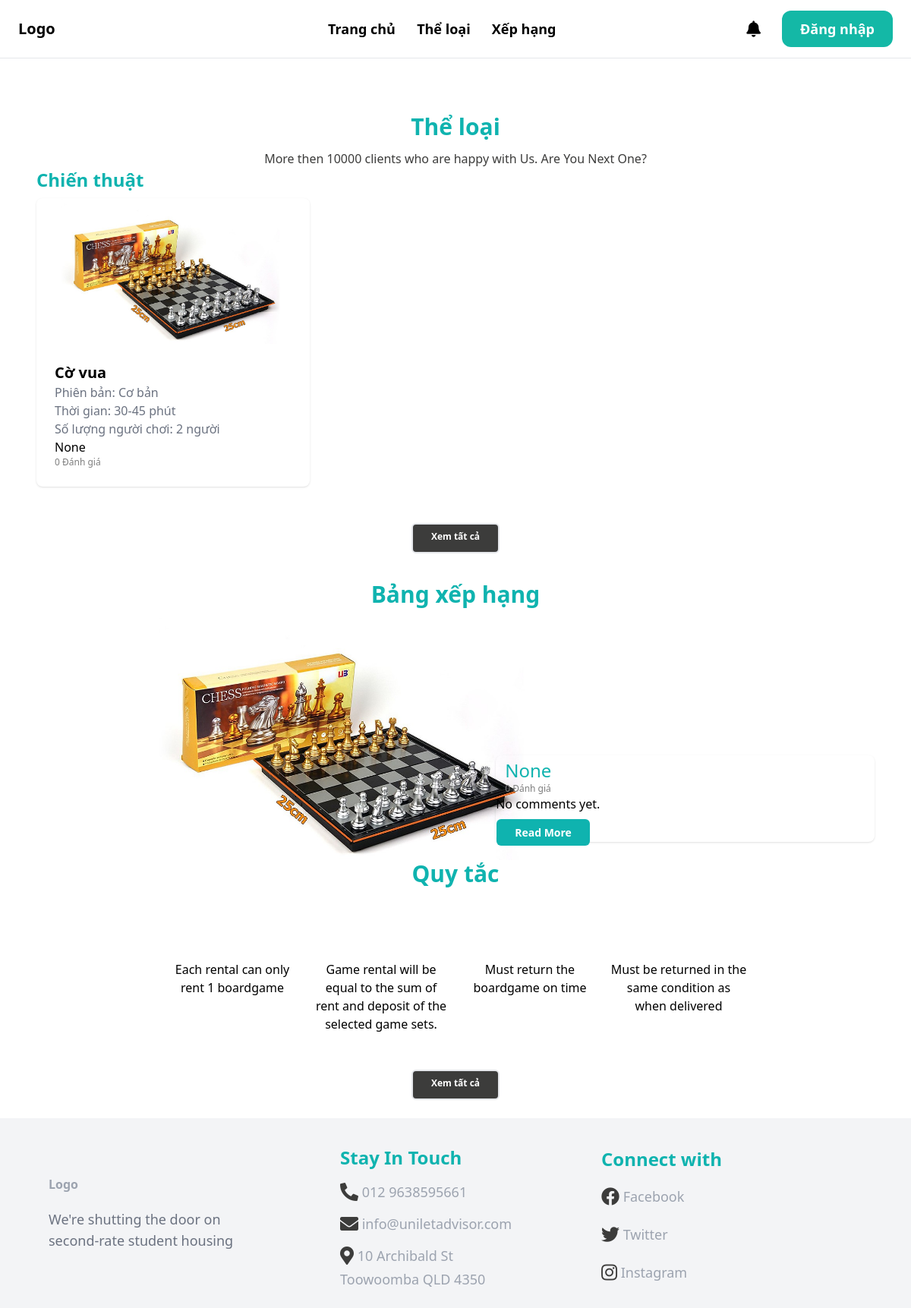
The page / on the database its author committed.
### boardgame/models.py (models this page shows, shortened)
class Category(models.Model):
    title = models.CharField(max_length=100, default=None)
    cid = ShortUUIDField(unique=True, primary_key=True, prefix="cat", alphabet='1234567890', length=2, max_length=6)
    description = models.TextField(null=True, blank=True)
    class Meta:
        verbose_name_plural = 'Category'

class  Boardgame(models.Model):
    AGE_RATINGS = (
        ('G', 'Phổ biến'),
        ('7+', 'Trên 7 tuổi'),
        ('12+', 'Trên 12 tuổi'),
        ('16+', 'Trên 16 tuổi'),
        ('18+', 'Trên 18 tuổi'),
    )
    STATUS_BG = (
        ('out_of_stock', 'Boardgame này đã hết'),
        ('stocking', 'Boardgame này vẫn còn'),
    )
    bgid = ShortUUIDField(unique=True, primary_key=True, prefix="bg", alphabet='1234567890', length=2, max_length=6)
    user = models.ForeignKey(User, on_delete=models.SET_NULL, null=True)
    date = models.DateTimeField(default=timezone.now)
    category= models.ForeignKey(Category, on_delete=models.SET_NULL, null=True)
    version = models.ForeignKey(Version, on_delete=models.SET_NULL, null=True)
    title = models.CharField(max_length=100)
    image = models.ImageField(upload_to="user_directory_path")
    description = models.TextField(null=True, blank=True, default="This is the boardgame")
    rule = models.TextField(null=True, blank=True, default="This is rule for boardgame")
    age_rating = models.CharField(choices=AGE_RATINGS, max_length=5, default="G")
    people = models.IntegerField()
    play_time = models.IntegerField()
    price = models.DecimalField(max_digits=99999999999999, decimal_places=2)
    author = models.ForeignKey(Author, on_delete=models.SET_NULL, null=True, blank=True)
    producer = models.ForeignKey(Producer, on_delete=models.SET_NULL, null=True, blank=True)
    publication_year = models.IntegerField(default="2000")
    boardgame_status = models.CharField(choices=STATUS_BG, max_length=20, default="out_of_stock")
    in_stock = models.PositiveIntegerField(default=0)
    order = models.PositiveIntegerField(default=0)
    rental = models.PositiveIntegerField(default=0)
    total = models.PositiveIntegerField(default=0)
    class Meta:
        verbose_name_plural = "Boardgame"
    def get_average_rating(self):
        return self.reviews.aggregate(avg_rating=Avg('rating'))['avg_rating']

class Version(models.Model):
    title = models.CharField(max_length=100, default=None)
    vid = ShortUUIDField(unique=True, primary_key=True, prefix="ver", alphabet='1234567890', length=2, max_length=6)
    description = models.TextField(null=True, blank=True)
    class Meta:
        verbose_name_plural = 'Version'
    def __str__(self):
        return self.title

### core/views.py (the view)
# urls.py: 2. Add a URL to urlpatterns:  path('', views.home, name='home')
def home(request):
    categories = Category.objects.all()[0:3]
    top_boardgames = Boardgame.objects.annotate(avg_rating=models.Avg('reviews__rating')).order_by('-avg_rating')[:3]
    for t_boardgame in top_boardgames:
        most_recent_review = t_boardgame.reviews.order_by('-date').first()
        t_boardgame.most_recent_comment = most_recent_review
    return render(request, 'core/home.html', {
        'categories': categories,
        'top_boardgames': top_boardgames,
    })

### templates/core/home.html (shortened to what this page needs)
{% extends 'core/base.html' %}
{% load static %}
{% block content %}
    <div class="mt-6 px-6 py-6  rounded-xl">
        <h2 class="text-center text-3xl font-bold text-[#0FB3AF]">Thể loại</h2>
        <p class="text-center pt-3 text-md text-[#3C3C3B] font-['Open Sans']">More then 10000 clients who are
            happy with Us. Are You Next One?</p>
        <div class="grid grid-row-2 gap-2 ">
            {% for categori in categories %}
                <a href="{% url "core:category" categori.cid %}">
                    <p class="text-left text-2xl font-bold text-[#0FB3AF]">{{ categori.title }}</p>
                </a>
                <div class="grid grid-cols-3 gap-3 ">
                    {% for boardgame in categori.boardgame_set.all|slice:":3" %}
                        <div class="shadow bg-[#ffffff] rounded-lg">
                            <a href="{% url "boardgame:detail" boardgame.bgid %}" class="boardgame-info">
                                <div >
                                    <img src="{{ boardgame.image.url }}" class="rounded-t-lg object-contain max-h-48 w-full transition " sizes="100vw">
                                </div>
                                <div class="p-6 rounded-b-xl bg-white-100">
                                    <h2 class="text-xl font-bold">{{ boardgame.title }}</h2>
                                    <p class="text-gray-500">Phiên bản: {{ boardgame.version }}</p>
                                    <p class="text-gray-500">Thời gian: {{ boardgame.play_time }} phút</p>
                                    <p class="text-gray-500">Số lượng người chơi: {{ boardgame.people }} người</p>
                                    {{boardgame.get_average_rating}}
                                    <div class="font-thin text-[#7E7E7E] font-['Open Sans'] text-xs">
                                        {{boardgame.reviews.all.count}} Đánh giá
                                    </div>
                                </div>
                            </a>
                        </div>
                    {% endfor %}
                </div>
            {% endfor %}
        </div>
        <div class=" grid  justify-items-center items-center pt-12 ">
            <a  href="{% url "core:allCategories" %}"
                class="rounded-md h-10 border-2 border-primary px-6 py-2 text-xs font-bold bg-[#3C3C3B] text-white text-center hover:bg-[#3C3C3BCC] ">
                Xem tất cả
            </a>
        </div>
    </div>
    <div>
        <div class="text-center pt-30 text-3xl font-bold text-[#0FB3AF] py-3">Bảng xếp hạng</div>
        {% for boardgame in top_boardgames %}
            <div class="relative ">
                <img class="rounded-t-lg object-contain h-80 w-3/4 object-center" src="{{ boardgame.image.url }}" alt="" />
                <div class=" absolute bottom-6 right-6 max-w-lg rounded-lg shadow bg-white-100 ">
                    <div class="flex items-center pt-1">
                        <div class="text-[#0FB3AF] text-2xl font-medium pr-2 px-3">
                            {{ boardgame.get_average_rating }}
                        </div>
                    </div>
                    <div class="font-thin text-[#7E7E7E] font-['Open Sans'] text-xs px-3">
                        {{ boardgame.reviews.all.count }} Đánh giá
                    </div>
                    <table class="mt-3">
                        <tbody>
                            {% if boardgame.most_recent_comment %}
                                <p>{{ boardgame.most_recent_comment.review }}</p>
                                <tr>
                                    <td class="pl-4 ">
                                        <img class="w-10 h-10 rounded-full text-right" src="/src/images/avt2.png" alt="Rounded avatar">
                                    </td>
                                    <td >
                                        <p class="text-left bottom-3 text-[#3C3C3B]">{{ boardgame.most_recent_comment.user }}</p>
                                    </td>
                                    <td>
                                        <i class="fas fa-clock fa-lg text-[#727272] ">
                                    </td>
                                    <td class="text-xs text-[#727272] text-left font-[Open Sans] ">
                                        <p>{{ boardgame.most_recent_comment.date}}</p>
                                    </td>
                                </tr>
                            {% else %}
                                <p>No comments yet.</p>
                            {% endif %}
                            <td class=" w-1/4">
                                <a  href="{% url 'boardgame:detail' boardgame.bgid %}"
                                    class="rounded-md h-10 w-28 border-primary px-6 py-2 text-sm font-semibold bg-[#0FB3AF] text-white text-center hover:bg-[#0FB3AFCC]">
                                    Read More
                                </a>
                            </td>
                        </tbody>
                    </table>
                </div>
            </div>
        {% endfor %}
    </div>
    <div>
        <div class="text-center pt-30 text-3xl font-bold text-[#0FB3AF]">Quy tắc</div>
        <div class="grid grid-cols-4 gap-4 px-48 justify-items-center items-start pt-16">
            <div class="w-full grid justify-items-center">
                <p class="mt-8 font-[Open Sans] text-center">Each rental can only rent 1 boardgame</p>
            </div>
            <div class="w-full grid justify-items-center">
                <p class="mt-8 font-[Open Sans] text-center">Game rental will be equal to the sum of rent and deposit of
                    the selected game sets.</p>
            </div>
            <div class="w-full grid justify-items-center">
                <p class="mt-8 font-[Open Sans] text-center">Must return the boardgame on time</p>
            </div>
            <div class="w-full grid justify-items-center">
                <p class="mt-8 font-[Open Sans] text-center">Must be returned in the same condition as when delivered
                </p>
            </div>
        </div>
        <div class=" grid  justify-items-center items-center pt-12 ">
            <a  href="#"
                class="rounded-md h-10 border-2 border-primary px-6 py-2 text-xs font-bold bg-[#3C3C3B] text-white text-center hover:bg-[#3C3C3BCC] ">
                Xem tất cả
            </a>
        </div>
    </div>
{% endblock %}

### rows shown on the page
Category: title "Chiến thuật"
Boardgame: image (picture), title "Cờ vua", version "Cơ bản", play_time "30-45", people "2", get_average_rating "None", reviews.all.count "0", shows "No comments yet."
